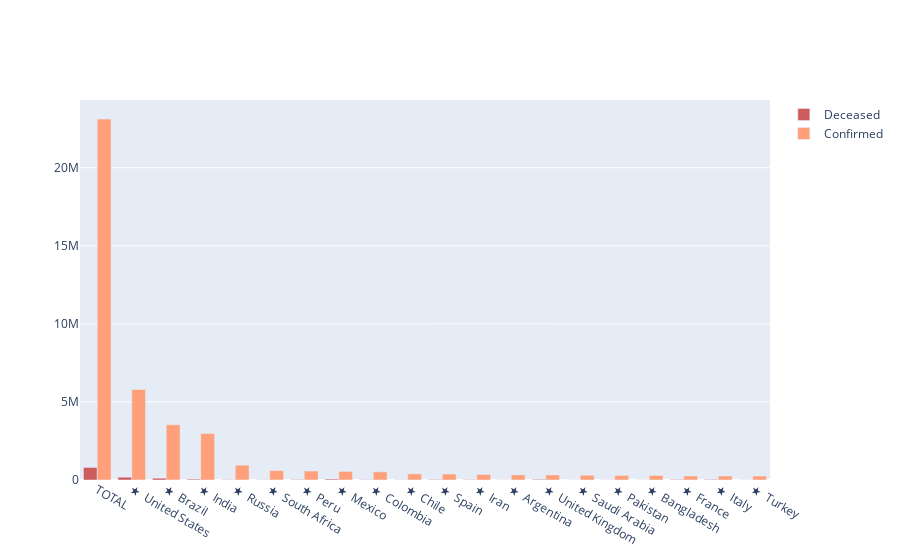

Write notebook code for a chart like this one.
### Markdown cell above
#### Lets visualize the death toll in relation to total confirmed case

### Code cell
# lets visualize the death toll based on total confirmed case

import plotly.graph_objects as go


# for grouped barplot using Deceased numbers per country and total number of cases per country.

fig = go.Figure(data = [
go.Bar(
    x = world_df['Name'],
    y = world_df["Deceased"].head(20),
    name = "Deceased",
    marker_color = "indianred"
),
go.Bar(
    x = world_df['Name'],
    y = world_df['Confirmed'].head(20),
    name = 'Confirmed',
    marker_color = "lightsalmon"
)
])

# Here we modify the tickangle of the xaxis, resulting in rotated labels.
fig.update_layout(barmode='group')
fig.show()

### Figure 1 — Plotly figure (JSON) as saved in the notebook; plotly's stock layout.template omitted (floating-point values rounded to 4 significant figures; data arrays with more than 128 entries replaced by an {"elided": "..."} marker saying what was removed)
{"data": [{"marker": {"color": "indianred"}, "name": "Deceased", "type": "bar", "x": {"elided": "215 str values"}, "y": [803223, 179200, 113454, 55928, 16189, 12843, 27245, 59610, 16568, 10723, 28838, 20376, 6730, 41405, 3580, 6231, 3861, 30503, 35427, 6080]}, {"marker": {"color": "lightsalmon"}, "name": "Confirmed", "type": "bar", "x": {"elided": "215 str values"}, "y": [23121366, 5796727, 3536488, 2975701, 946976, 603338, 576067, 549734, 522138, 393769, 386054, 354764, 329043, 323313, 305186, 292174, 290360, 257333, 257065, 255723]}], "layout": {"barmode": "group"}}
